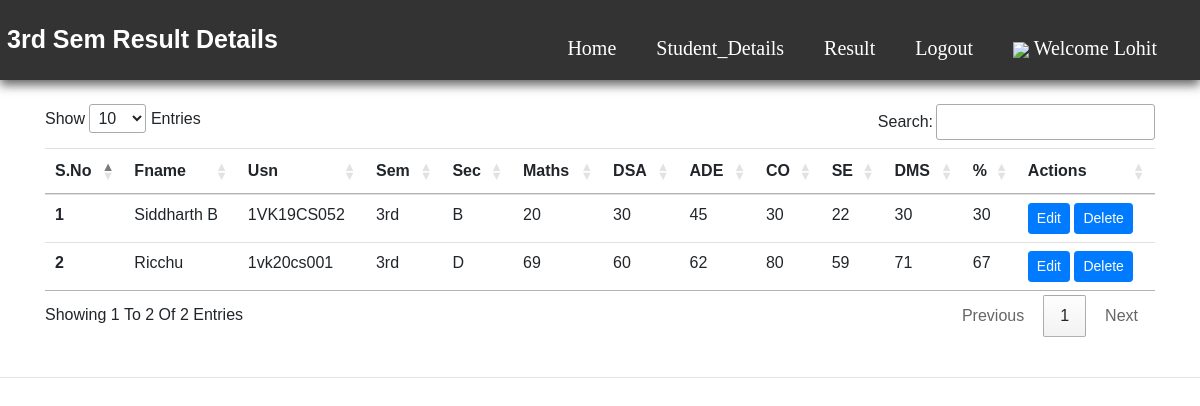
The app's page /3semresult.php (signed in) with its own data.
### tables this page shows
CREATE TABLE `result` (
  `sno` int(11) NOT NULL,
  `fname` varchar(50) NOT NULL,
  `usn` varchar(11) NOT NULL,
  `sem` varchar(10) NOT NULL,
  `sec` varchar(10) NOT NULL,
  `sub1` int(11) NOT NULL,
  `sub2` int(11) NOT NULL,
  `sub3` int(11) NOT NULL,
  `sub4` int(11) NOT NULL,
  `sub5` int(11) NOT NULL,
  `sub6` int(11) NOT NULL,
  `tmarks` int(11) NOT NULL,
  `cent` int(11) NOT NULL,
  `grade` varchar(10) NOT NULL,
  `timestamp` datetime NOT NULL DEFAULT CURRENT_TIMESTAMP
);

### 3semresult.php (the view, shortened to what this page needs)
<?php
$servername = "localhost";
$username = "root";
$password = "";
$database = "my";
$conn = mysqli_connect($servername, $username, $password, $database);
?>
<!doctype html>
<html lang="en">
<head>
    <link rel="stylesheet" href="https://stackpath.bootstrapcdn.com/bootstrap/4.4.1/css/bootstrap.min.css"
>
    <link rel="stylesheet" href="//cdn.datatables.net/1.10.20/css/jquery.dataTables.min.css">
    <link rel="stylesheet" href="../Styles/insertall.css">
</head>
<body>
    <header>
        <a href="3semresult.php" class="srms"><span>3rd Sem Result Details</span></a>
        <nav class="navbar">
            <ul>
                <li><a href="faculty_db.php">Home</a></li>
                <li><a href="sview.php">Student_Details</a>
                </li>
                <li><a href="addresult.php">Result</a>
                </li>
                <li class="nav-item1">
                    <a class="nav-link" href="logout.php">Logout</a>
                </li>
                <li class="nav-item active">
                    <a class="nav-link" href="#"> <img src="https://img.icons8.com/metro/26/000000/guest-male.png">
                        <?php echo "Welcome ". $_SESSION['username']?>
                    </a>
                </li>
            </ul>
        </nav>
    </header>
    <div class="container my-4">
        <table class="table" id="myTable">
            <thead>
                <tr>
                    <th scope="col">S.No</th>
                    <th scope="col">Fname</th>
                    <th scope="col">Usn</th>
                    <th scope="col">Sem</th>
                    <th scope="col">Sec</th>
                    <th scope="col">Maths</th>
                    <th scope="col">DSA</th>
                    <th scope="col">ADE</th>
                    <th scope="col">CO</th>
                    <th scope="col">SE</th>
                    <th scope="col">DMS</th>
                    <th scope="col">%</th>
                    <th scope="col">Actions</th>
                </tr>
            </thead>
            <tbody>
                <?php
                $sql = "SELECT * from result where sem='3rd'";
          $result = mysqli_query($conn, $sql);
          $sno = 0;
          while($row = mysqli_fetch_assoc($result)){
            $sno = $sno + 1;
            echo "<tr>
            <th scope='row'>". $sno . "</th>
            <td>". $row['fname'] . "</td>
            <td>". $row['usn'] . "</td>
            <td>". $row['sem'] . "</td>
            <td>". $row['sec'] . "</td>
            <td>". $row['sub1'] . "</td>
            <td>". $row['sub2'] . "</td>
            <td>". $row['sub3'] . "</td>
            <td>". $row['sub4'] . "</td>
            <td>". $row['sub5'] . "</td>
            <td>". $row['sub6'] . "</td>
            <td>". $row['cent'] . "</td>
            <td> <button class='edit btn btn-sm btn-primary' id=".$row['sno'].">Edit</button> <button class='delete btn btn-sm btn-primary' id=d".$row['sno'].">Delete</button>  </td>
          </tr>";
        }
          ?>
            </tbody>
        </table>
    </div>
    <hr>
</body>
</html>

### insertall.css (style rules this page uses)
* { margin: 0; padding: 0; box-sizing: border-box; font-family: Arial, Helvetica, sans-serif; text-transform: capitalize; text-decoration: none; }
body { min-height: 100vh; background: rgb(255, 255, 255); display: flex; flex-direction: column; }
header { top: 0; left: 0; right: 0; background: #333; box-shadow: 0 5px 10px rgba(0, 0, 0, 0.61); padding: 5px 7px; display: flex; align-items: center; justify-content: space-between; z-index: 1000; }
header .srms { font-family: Georgia, serif; font-weight: bolder; font-size: 25px; float: left; color: white; }
header .navbar { max-height: 70px; }
header .navbar ul { list-style: none; }
header .navbar ul li { position: relative; float: left; }
header .navbar ul li a { font-size: 20px; padding: 10px; margin: 10px; font-family: Georgia, serif; color: #fff; display: block; }

### records on screen
result: fname "Siddharth B", usn "1VK19CS052", sem "3rd", sec "B", sub1 "20", sub2 "30", sub3 "45", sub4 "30", sub5 "22", sub6 "30", cent "30"
result: fname "Ricchu", usn "1vk20cs001", sem "3rd", sec "D", sub1 "69", sub2 "60", sub3 "62", sub4 "80", sub5 "59", sub6 "71", cent "67"

### other values on screen
$_SESSION['username'] "Lohit"
